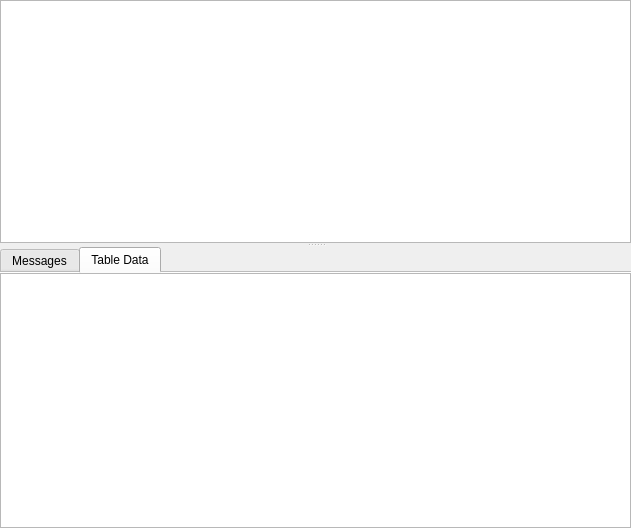
<?xml version="1.0" encoding="UTF-8"?>
<ui version="4.0">
 <class>Form</class>
 <widget class="QWidget" name="Form">
  <property name="geometry">
   <rect>
    <x>0</x>
    <y>0</y>
    <width>631</width>
    <height>528</height>
   </rect>
  </property>
  <property name="windowTitle">
   <string>Form</string>
  </property>
  <layout class="QVBoxLayout" name="verticalLayout">
   <property name="spacing">
    <number>0</number>
   </property>
   <property name="margin">
    <number>0</number>
   </property>
   <item>
    <widget class="QSplitter" name="splitter">
     <property name="orientation">
      <enum>Qt::Vertical</enum>
     </property>
     <widget class="QWidget" name="widget" native="true">
      <layout class="QVBoxLayout" name="verticalLayout_2">
       <property name="margin">
        <number>0</number>
       </property>
       <item>
        <widget class="QTextEdit" name="tQuery">
         <property name="font">
          <font>
           <family>Courier New</family>
           <pointsize>10</pointsize>
          </font>
         </property>
        </widget>
       </item>
      </layout>
     </widget>
     <widget class="QTabWidget" name="twTabs">
      <property name="currentIndex">
       <number>1</number>
      </property>
      <property name="documentMode">
       <bool>true</bool>
      </property>
      <widget class="QWidget" name="tabMessages">
       <attribute name="icon">
        <iconset resource="../icons/res.qrc">
         <normaloff>:/icons/information.png</normaloff>:/icons/information.png</iconset>
       </attribute>
       <attribute name="title">
        <string>Messages</string>
       </attribute>
       <layout class="QVBoxLayout" name="verticalLayout_7">
        <property name="margin">
         <number>0</number>
        </property>
        <item>
         <widget class="QPlainTextEdit" name="tMessages">
          <property name="font">
           <font>
            <family>Courier New</family>
            <pointsize>10</pointsize>
           </font>
          </property>
          <property name="lineWrapMode">
           <enum>QPlainTextEdit::NoWrap</enum>
          </property>
          <property name="readOnly">
           <bool>true</bool>
          </property>
         </widget>
        </item>
       </layout>
      </widget>
      <widget class="QWidget" name="tab_9">
       <attribute name="icon">
        <iconset resource="../icons/res.qrc">
         <normaloff>:/icons/table.png</normaloff>:/icons/table.png</iconset>
       </attribute>
       <attribute name="title">
        <string>Table Data</string>
       </attribute>
       <layout class="QVBoxLayout" name="verticalLayout_8">
        <property name="spacing">
         <number>0</number>
        </property>
        <property name="margin">
         <number>0</number>
        </property>
        <item>
         <widget class="TableDataWidget" name="tdTable"/>
        </item>
       </layout>
      </widget>
     </widget>
    </widget>
   </item>
  </layout>
 </widget>
 <customwidgets>
  <customwidget>
   <class>TableDataWidget</class>
   <extends>QTableView</extends>
   <header>widgets/tabledatawidget.h</header>
  </customwidget>
 </customwidgets>
 <resources>
  <include location="../icons/res.qrc"/>
 </resources>
 <connections/>
</ui>
